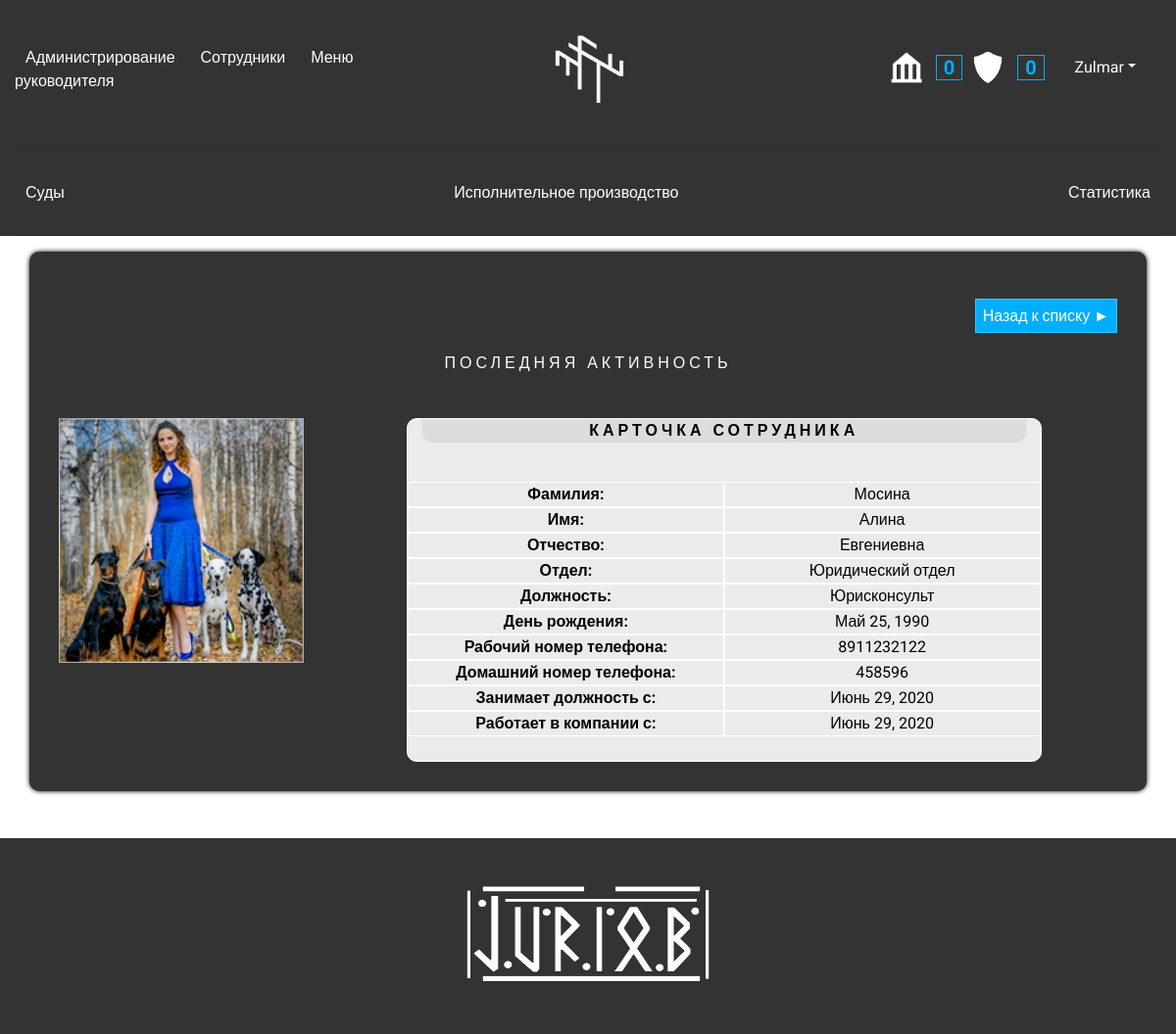
Screenshot of /profiles/3/ (signed in) with the database file from the repository.
### profiles/models.py (models this page shows, shortened)
class Profiles(models.Model):
    user = models.OneToOneField(User, on_delete=models.CASCADE)
    surname = models.CharField(max_length=100, blank=True)
    name = models.CharField(max_length=100, blank=True, default = "Новый пользователь, добавьте информацию в профиль")
    fathers_name = models.CharField(max_length=100, blank=True)
    birthday = models.DateField(blank=True, null = True)
    icq = models.CharField(max_length=30, blank=True)
    skype = models.CharField(max_length=30, blank=True)
    phone_number_job = models.CharField(max_length=30, blank=True, null = True)
    phone_number_home = models.CharField(max_length=30, blank=True, null = True)
    position = models.ForeignKey(Position, on_delete = models.CASCADE, null = True)
    position_date = models.DateField(blank=True, null = True)
    work_is_date = models.DateField(blank=True, null = True)
    department = models.ForeignKey(Department, on_delete = models.CASCADE, null = True)
    avatar = models.ImageField(upload_to='avatars', default = None)
    is_online = models.BooleanField(default=False)
    only_their_courts = models.BooleanField(default=False)
    courts_common_jurisdiction = models.BooleanField(default=False)

class Department(models.Model):
    department = models.CharField(max_length=70, blank=True)
    def __str__(self):
        return self.department

class Position(models.Model):
    position = models.CharField(max_length=70, blank=True, null = True)
    def __str__(self):
        return self.position

### profiles/views.py (the view)
@permission_required('profiles.view_profiles')
def profile_detail(request, pk):
    if request.user.is_authenticated:
        profile = get_object_or_404(Profiles, pk=pk)
        user_activity = OnlineUserActivity.objects.get(user_id=profile.user.id)
        if request.method == "POST":
            form = ProfileForm(request.POST, request.FILES, instance=profile)
            if form.is_valid():
                form = form.save(commit=False)
                profile.save()
                return redirect(profile_detail, pk)
        else:
            form = ProfileForm(instance=profile)
        courts_read_count = Courts.objects.filter(Q(arhive=False) & Q(is_complete=True))
        execution_read_count = Executions.objects.filter(arhive=False)
        try:
            supervisor = Supervisor.objects.get(court_author_vision=True)
            if supervisor.court_author_vision == True:
                courts_read_count = Courts.objects.filter(
                    Q(author=request.user) | Q(responsible=request.user) | Q(observer=request.user) & (Q(arhive=False) & Q(is_complete=True)))
        except ObjectDoesNotExist:
            courts_read_count = Courts.objects.filter(Q(arhive=False) & Q(is_complete=True))
        if request.user.is_staff | request.user.is_superuser:
            courts_read_count = Courts.objects.filter(Q(arhive=False) & Q(is_complete=True))
        unread_courts_count = 0
        for court_obj in courts_read_count:
            for user_court_item in court_obj.read_court_users.all():
                if user_court_item == request.user:
                    unread_courts_count = unread_courts_count + 1
        try:
            supervisor = Supervisor.objects.get(ex_author_vision=True)
            if supervisor.ex_author_vision == True:
                execution_read_count = Executions.objects.filter(
                    Q(author=request.user) | Q(responsible=request.user) | Q(observer=request.user) & Q(
                        arhive=False))
        except ObjectDoesNotExist:
            execution_read_count = Executions.objects.filter(arhive=False)
        if request.user.is_staff | request.user.is_superuser:
            execution_read_count = Executions.objects.filter(arhive=False)
        unread_executions_count = 0
        for ex_obj in execution_read_count:
            for user_ex_item in ex_obj.read_execution_users.all():
                if user_ex_item == request.user:
                    unread_executions_count = unread_executions_count + 1
        template = 'profiles/profile_detail.html'
        context = {
            'profile': profile,
            'form': form,
            'user_activity':user_activity,
            'unread_executions_count': unread_executions_count,
            'unread_courts_count': unread_courts_count,
        }
        return render(request, template, context)
    return redirect('login_page')

### profiles/templates/profiles/profile_detail.html (shortened to what this page needs)
{% extends 'mainpage/base.html' %}
{% block content %}
<div class="container dark_block_bg br_10 padding_10">
	<br >
	<div align="right"><a class="block_like_link_btn_blue" href="{% url 'profiles' %}">Назад к списку &#9658;</a></div>
	<br >
	<div class="block_name" align="center">Последняя активность {{ user_activity.last_activity }}</div>
	<br >
	<div class="row">
		<div class="col-lg-3">
			<div class="user_card_avatar" align="center"><img class="profile-ava-detail" height="250px" width="250px" src="{{ profile.avatar.url }}"></div>
		</div>
		<div class="col-lg-1"></div>
		<div class="col-lg-7 user_card_block">
			<p class="block_name user_card_header" align="center"><strong>Карточка сотрудника</strong></p>
			<br />
			<div class="row">
				<div align="" class="col-lg-6 user_card_field">
					<b>Фамилия:</b>
				</div>
				<div align="" class="col-lg-6 user_card_field">
					{{ profile.surname }}
				</div>
			</div>
			<div class="row">
				<div align="" class="col-lg-6 user_card_field">
					<b>Имя:</b>
				</div>
				<div align="" class="col-lg-6 user_card_field">
					{{ profile.name }}
				</div>
			</div>
			<div class="row">
				<div align="" class="col-lg-6 user_card_field">
					<b>Отчество:</b>
				</div>
				<div align="" class="col-lg-6 user_card_field">
					{{ profile.fathers_name }}
				</div>
			</div>
			<div class="row">
				<div align="" class="col-lg-6 user_card_field">
					<b>Отдел:</b>
				</div>
				<div align="" class="col-lg-6 user_card_field">
					{{ profile.department }}
				</div>
			</div>
			<div class="row">
				<div align="" class="col-lg-6 user_card_field">
					<b>Должность:</b>
				</div>
				<div align="" class="col-lg-6 user_card_field">
					{{ profile.position }}
				</div>
			</div>
			<div class="row">
				<div align="" class="col-lg-6 user_card_field">
					<b>День рождения:</b>
				</div>
				<div align="" class="col-lg-6 user_card_field">
					{{ profile.birthday }}
				</div>
			</div>
			<div class="row">
				<div align="" class="col-lg-6 user_card_field">
					<b>Рабочий номер телефона:</b>
				</div>
				<div align="" class="col-lg-6 user_card_field">
					{{ profile.phone_number_job }}
				</div>
			</div>
			<div class="row">
				<div align="" class="col-lg-6 user_card_field">
					<b>Домашний номер телефона:</b>
				</div>
				<div align="" class="col-lg-6 user_card_field">
					{{ profile.phone_number_home }}
				</div>
			</div>
			<div class="row">
				<div align="" class="col-lg-6 user_card_field">
					<b>Занимает должность с:</b>
				</div>
				<div align="" class="col-lg-6 user_card_field">
					{{ profile.position_date }}
				</div>
			</div>
			<div class="row">
				<div align="" class="col-lg-6 user_card_field">
					<b>Работает в компании с:</b>
				</div>
				<div align="" class="col-lg-6 user_card_field">
					{{ profile.work_is_date }}
				</div>
			</div>
			<div class="col-lg-1"></div>
			<br />
		</div>
	</div>
</div>
{% endblock %}

### mainpage/templates/mainpage/base.html (shortened to what this page needs)
{% load static %}
<!DOCTYPE html>
<html>
<head>
	<link rel="stylesheet" href="https://stackpath.bootstrapcdn.com/bootstrap/4.5.2/css/bootstrap.min.css">
	<link rel="stylesheet" href="https://maxcdn.bootstrapcdn.com/bootstrap/4.0.0/css/bootstrap.min.css">
	<link type="text/css" rel="stylesheet" href="{% static 'css/style.css' %}">
</head>
<body>
{% if user.is_authenticated %}
	 <div class="container-fluid navbar_block">
  <header class="blog-header py-3">
    <div class="row flex-nowrap justify-content-between align-items-center">
      <div class="col-4 pt-1">
        <a class="p-2 navbarlink" href="{% url 'admin:index' %}">Администрирование</a>
	  	<a class="p-2 navbarlink" href="{% url 'profiles' %}">Сотрудники</a>
		{% if request.user.is_staff and user.is_authenticated %}
      	<a class="p-2 navbarlink" href="{% url 'supervisor' %}">Меню руководителя</a>
		{% endif %}
      </div>
      <div class="col-4 text-center">
        <a class="blog-header-logo text-white
	" href="{% url 'mainpage' %}"><img alt="Суды" class="margin_10 logo_container" src="{{ MEDIA_URL }}/icons/abstract_icon_white.png" height="80px" width="80px"/></a>
	  </div>
      <div class="col-4 d-flex justify-content-end align-items-center">
		  <a href="{% url 'court' %}"><img alt="Суды" class="margin_5" src="{{ MEDIA_URL }}/icons/court_house_white.png" height="32px" width="32px"/> <span class="notification_counter margin_5">{{ unread_courts_count }}</span></a>
		  <a href="{% url 'executions' %}"><img alt="И.производства" class="margin_5" src="{{ MEDIA_URL }}/icons/shield_white.png" height="32px" width="32px"/> <span class="notification_counter margin_5">{{ unread_executions_count }}</span></a>
       {% if user.is_authenticated %}
			<div class="tabs" id="tabs">
            <div class="tab" id="tab_2">
				<a class="nav-link dropdown-toggle margin_10" href="http://example.com"  data-toggle="dropdown" aria-haspopup="true" aria-expanded="false">{{ request.user }}</a>
			</div>
			</div>
			{% else %}
			<div><a class="float-right nav-link" href="{% url 'login_page' %}"><strong>Войти</strong></a></div>
			{% endif %}
      </div>
    </div>
  </header>
<hr />
  <div class="nav-scroller py-1 mb-2">
    <nav class="nav d-flex justify-content-between">
      <a class="p-2 navbarlink" href="{% url 'court' %}">Суды</a>
      <a class="p-2 navbarlink" href="{% url 'executions' %}">Исполнительное производство</a>
	  <a class="p-2 navbarlink" href="{% url 'all_statistic' %}">Статистика</a>
    </nav>
  </div>
<hr />
</div>
{% endif %}
	{% block content %}
    {% endblock content %}
{% if user.is_authenticated %}
	{% include 'mainpage/footer.html' %}
{% endif %}
</body>
</html>

### static/static_dev/css/style.css (style rules this page uses)
* { font-family: 'Roboto', sans-serif; }
a { text-decoration:none !important; color:#00aeff; }
.navbar_block { background:#333; }
.navbarlink { color:white; border: 3px solid transparent; transition: 300ms,background-color 50ms,border-color 300ms; }
.block_like_link_btn_blue { border:none; color:white; background:#00aeff; transition: 200ms,background-color 200ms,border-color 200ms; border: solid 1px #33ccff; text-decoration:none; padding:7px; }
.dark_block_bg { background:#333; color:white; padding:15px; position:relative; min-height:300px; z-index:10; box-shadow: 0 0 5px black; }
.br_10 { border-radius:10px; }
.user_card_avatar { margin-top:20px; }
.user_card_block { border: 1px solid #ffffff; background:#eaebec; color:black; margin-top:20px; border-radius:10px; text-align:center; }
.user_card_header { background:#dcdcdc; border-radius:0px 0px 10px 10px; }
.user_card_field { border: 1px solid #ffffff; }
.logo_container { height:85px; width:85px; transition: 0.5s; }
.block_name { letter-spacing:4px; text-transform:uppercase; }
.padding_10 { padding:30px; }
.notification_counter { font-weight:bold; font-size:20px; border:solid 1px; padding-left:7px; padding-right:7px; position:relative; top:3px; }
.margin_10 { margin:10px; }
.margin_5 { margin:5px; }
.dropdown-toggle { color:white !important; }

### rows the page displays
Profiles: avatar (picture), surname "Мосина", name "Алина", fathers_name "Евгениевна", department "Юридический отдел", position "Юрисконсульт", birthday "Май 25, 1990", phone_number_job "8911232122", phone_number_home "458596", position_date "Июнь 29, 2020", work_is_date "Июнь 29, 2020"

### other values shown
{{ unread_courts_count }} "0"
{{ unread_executions_count }} "0"
{{ request.user }} "Zulmar"
